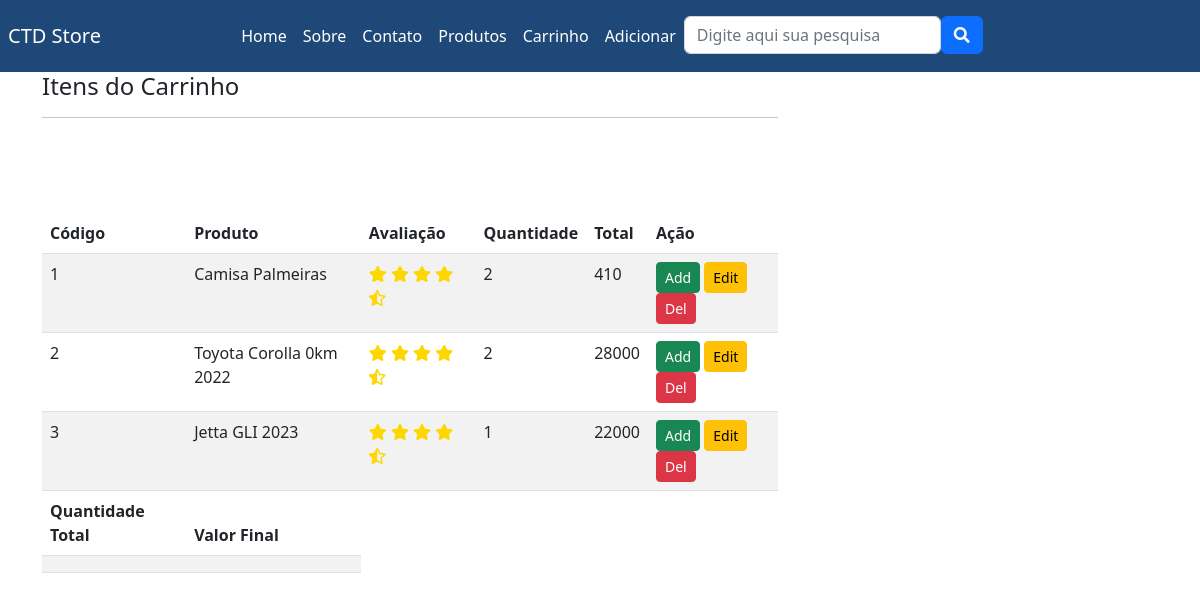
The page /meu-carro/ (signed in) on the database as committed earlier.
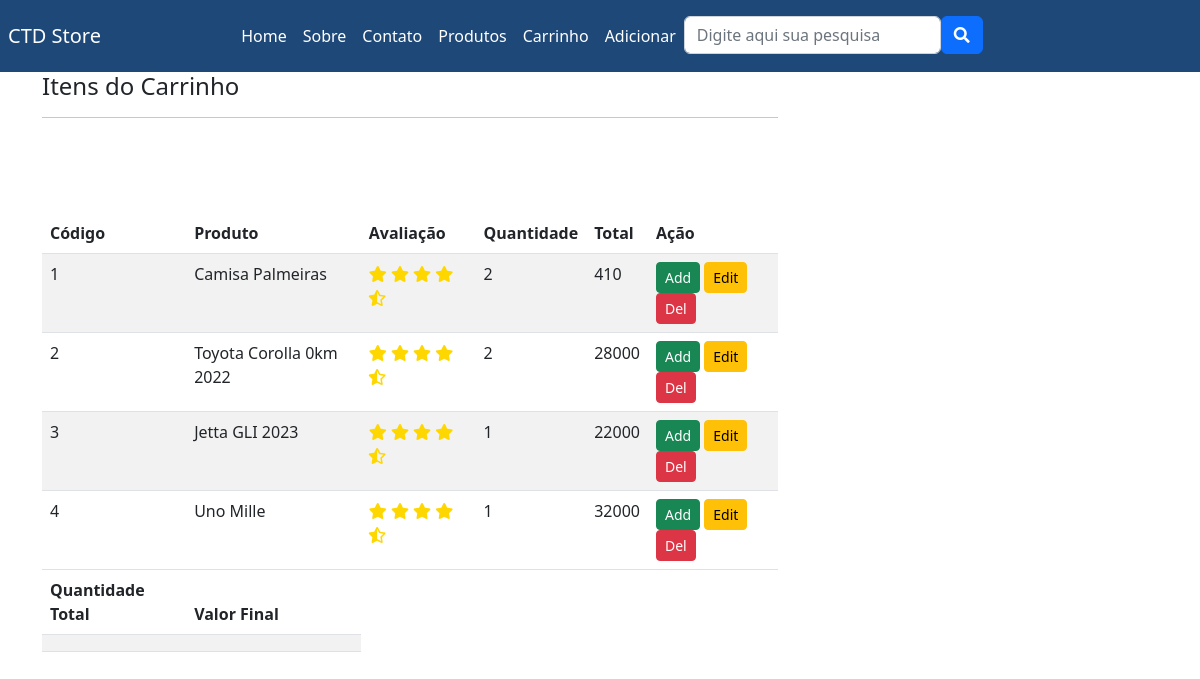
The same page on the database as committed later.
### lojaapp/models.py (models this page shows, shortened)
class CarroProduto(models.Model):
    carro = models.ForeignKey(Carro, on_delete=models.CASCADE)
    produto = models.ForeignKey(Produto, on_delete=models.CASCADE)
    avaliacao = models.PositiveIntegerField()
    quantidade = models.PositiveIntegerField()
    subtotal = models.PositiveIntegerField()

class Produto(models.Model):
    titulo = models.CharField(max_length=200)
    slug = models.SlugField(unique=True)
    categoria = models.ForeignKey(Categoria, on_delete=models.CASCADE)
    image = models.ImageField(upload_to='produtos')
    preco_mercado = models.PositiveIntegerField()
    venda = models.PositiveIntegerField()
    descricao = models.TextField()
    garantia = models.CharField(max_length=300, null=True, blank=True)
    return_devolucao = models.CharField(max_length=300, null=True, blank=True)
    visualizacao = models.PositiveIntegerField()

### lojaapp/views.py (the view)
# urls.py: path("meu-carro/",MeuCarroView.as_view(), name="meucarro"),
class MeuCarroView(TemplateView):
    template_name = "meucarro.html"
    def get_context_data(self, **kwargs):
        context = super().get_context_data(**kwargs)
        carro_id = self.request.session.get('carro_id', None)
        total_quantity = CarroProduto.objects.filter(carro_id=carro_id).aggregate(Sum('quantidade'))['quantidade__sum']
        total_value = CarroProduto.objects.filter(carro_id=carro_id).aggregate(Sum('subtotal'))['subtotal__sum']
        if carro_id:
            carro = Carro.objects.get(id=carro_id)
        else:
            carro = None
        context['carro'] = carro
        return context

### templates/meucarro.html (shortened to what this page needs)
{% extends "base.html" %}
{% block content %}
<div class="container">
  <div class="row">
    <div class="col-md-8">
      <h4 class="mb-3">Itens do Carrinho</h4>
      <table class="table table-striped .mx-auto">
        <thead class="thead-dark">
            <tr>
              <th>Código</th>
              <th>Produto</th>
              <th>Avaliação</th>
              <th>Quantidade</th>
              <th>Total</th>
              <th>Ação</th>
            </tr>
        </thead>
        <tbody>
          {% for cp in carro.carroproduto_set.all %}
            <tr>
              <td>{{forloop.counter}}</td>
              <td>{{cp.produto.titulo}}</td>
              <td>
                <i id="star" style="color: gold;" class="fas fa-star"></i>
                <i id="star" style="color: gold;" class="fas fa-star"></i>
                <i id="star" style="color: gold;" class="fas fa-star"></i>
                <i id="star" style="color: gold;" class="fas fa-star"></i>
                <i id="star" style="color: gold;" class="fas fa-star-half-alt"></i>
              </td>
              <td>{{cp.quantidade}}</td>
              <td>{{cp.subtotal}}</td>
              <td>
                <a href="" class="btn btn-success btn-sm">Add</a>
                <a href="" class="btn btn-warning btn-sm">Edit</a>
                <a href="" class="btn btn-danger btn-sm">Del</a>
              </td>
            </tr>
          {% endfor %}
        </tbody>
        <thead class="thead-dark">
          <tr>
            <hr>
            <th>Quantidade Total</th>
            <th>Valor Final</th>
          </tr>
        </thead>
        <tbody>
            <tr>
              <td>{{ total_quantity }}</td>
              <td>{{ total_value }}</td>
            </tr>
        </tbody>
        <pre>
        </pre>
      </table>
    </div>
  </div>
</div>
{% endblock %}

Rows that differ between the two databases and show on the page:
added CarroProduto: produto.titulo "Uno Mille", quantidade "1", subtotal "32000"
